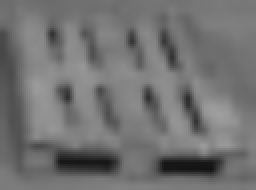
#> input picture test_images/europallet_9.png, 128 x 95 px (shown 2 times larger); its folder holds only this picture in this run
$ python test_pallet_classifier.py
#> lines starting #> are read from the running program, lines starting #| are printed output that depends on the picture
#> in display_test_images, frame is the input picture: shape (95, 128, 3); min 18, max 158, mean 113.6
import os

import cv2

pallet_cascade = cv2.CascadeClassifier()
pallet_cascade.load(cv2.samples.findFile('europallet/video_positives_classifier/cascade.xml'))


def detect(frame):
    # Apply filters before recognition, turn into gray and equalize hist
    frame_gray = cv2.cvtColor(frame, cv2.COLOR_BGR2GRAY)
    frame_gray = cv2.equalizeHist(frame_gray)
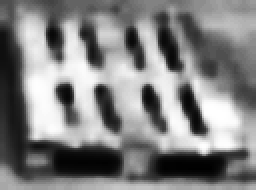
#> frame_gray: shape (95, 128) (shown 2 times larger); min 0, max 255, mean 129.5

    # Detect pallet
    pallets = pallet_cascade.detectMultiScale(frame_gray, 1.01)
#> pallets = ()
    return pallets


def detect_and_display(frame):
    pallets = detect(frame)
#> pallets = ()
    for (x, y, w, h) in pallets:
        center = (x + w // 2, y + h // 2)
        frame = cv2.ellipse(frame, center, (w // 2, h // 2), 0, 0, 360, (255, 0, 255), 4)
#> this loop made 0 passes
    cv2.imshow('Pallet detection', frame)
    cv2.waitKey(0)


def display_test_images():
    for filename in os.listdir('test_images'):
        filepath = f'test_images/{filename}'
        if os.path.isfile(filepath):
            frame = cv2.imread(filepath)
            detect_and_display(frame)


if __name__ == '__main__':
    display_test_images()

$ run again, on test_images/test_12.png
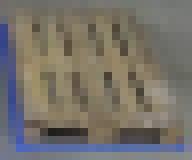
#> input picture test_images/test_12.png, 24 x 20 px (shown 8 times larger)
#> in display_test_images, frame is the input picture: shape (20, 24, 3); mean B, G, R 106.1, 113.8, 118.4
#> in detect, `frame_gray = cv2.cvtColor(frame, cv2.COLOR_BGR2GRAY)`:
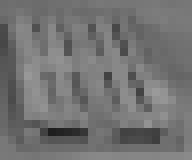
#> frame_gray: shape (20, 24) (shown 8 times larger); min 30, max 154, mean 114.3
#> in detect, `frame_gray = cv2.equalizeHist(frame_gray)`:
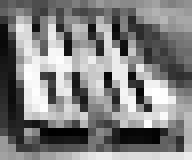
#> frame_gray: shape (20, 24) (shown 8 times larger); min 0, max 255, mean 129.8
#> in detect, `pallets = pallet_cascade.detectMultiScale(frame_gray, 1.01)`: pallets = ()

$ run again, on test_images/test_2.png
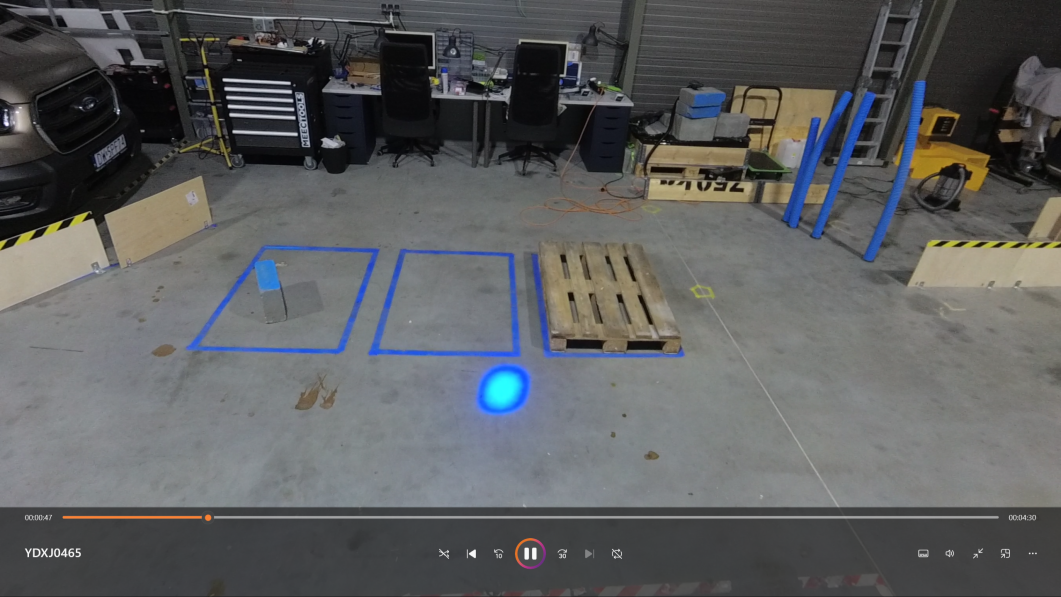
#> input picture test_images/test_2.png, 1061 x 597 px
#> in display_test_images, frame is the input picture: shape (597, 1061, 3); mean B, G, R 95.7, 94.6, 93.1
#> in detect, `frame_gray = cv2.cvtColor(frame, cv2.COLOR_BGR2GRAY)`:
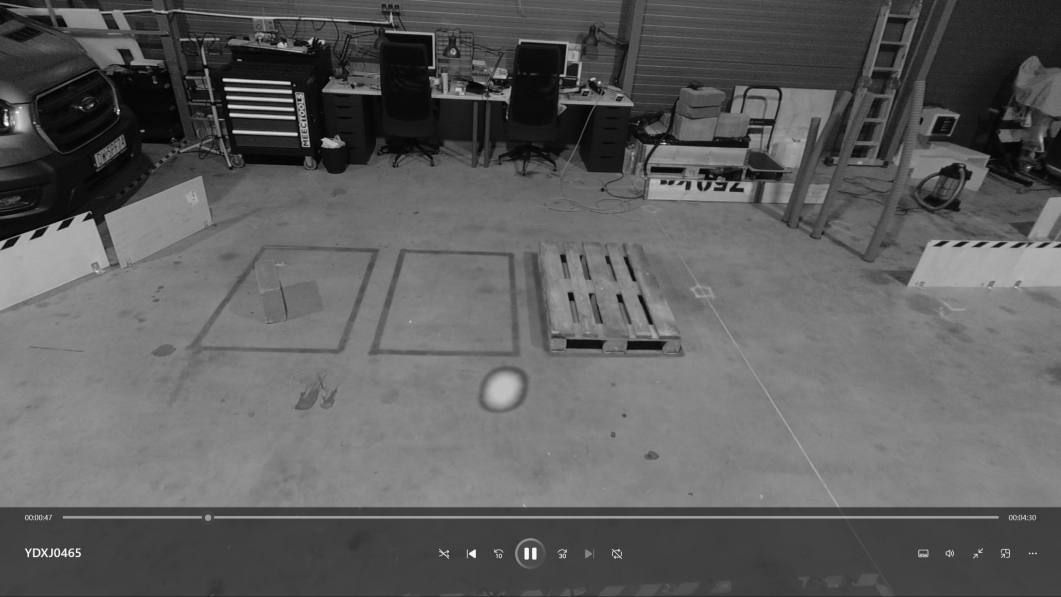
#> frame_gray: shape (597, 1061); min 2, max 249, mean 94.3
#> in detect, `frame_gray = cv2.equalizeHist(frame_gray)`:
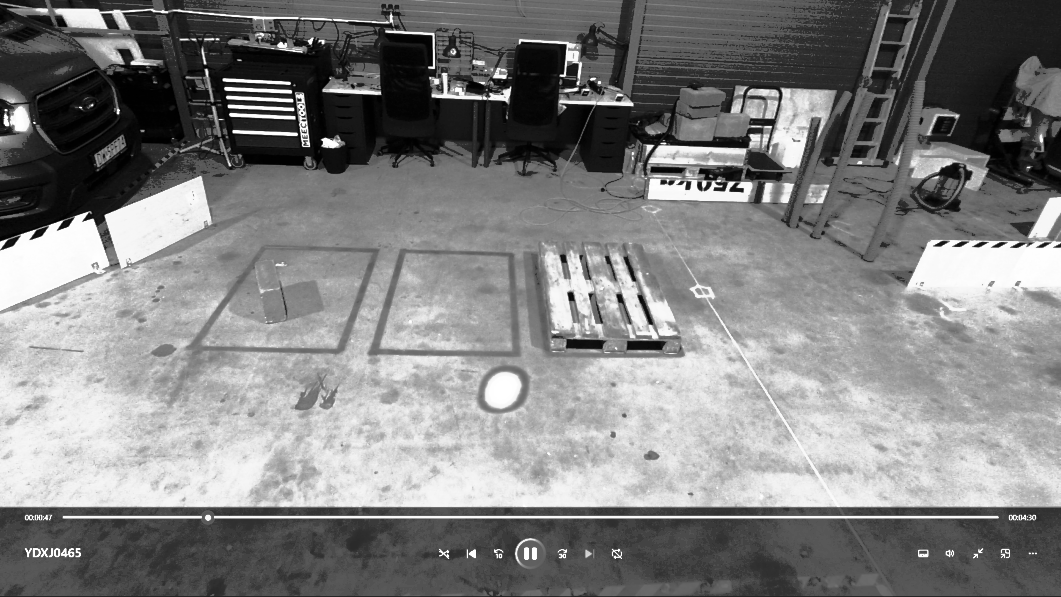
#> frame_gray: shape (597, 1061); min 0, max 255, mean 129.1
#> in detect, `pallets = pallet_cascade.detectMultiScale(frame_gray, 1.01)`: pallets = ()

$ run again, on test_images/test_3.png
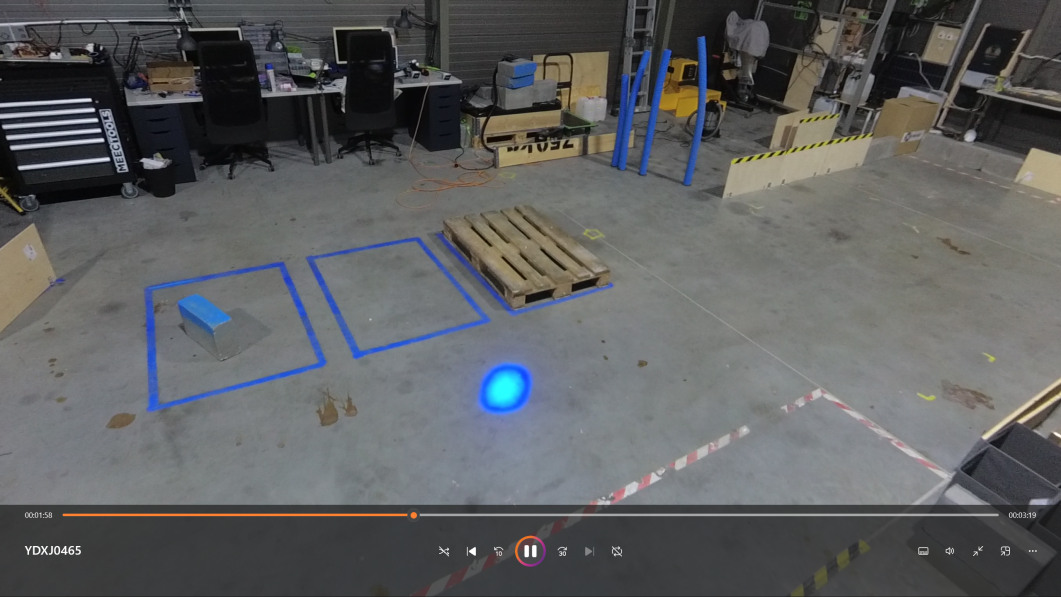
#> input picture test_images/test_3.png, 1061 x 597 px
#> in display_test_images, frame is the input picture: shape (597, 1061, 3); mean B, G, R 96.3, 95.2, 93.8
#> in detect, `frame_gray = cv2.equalizeHist(frame_gray)`:
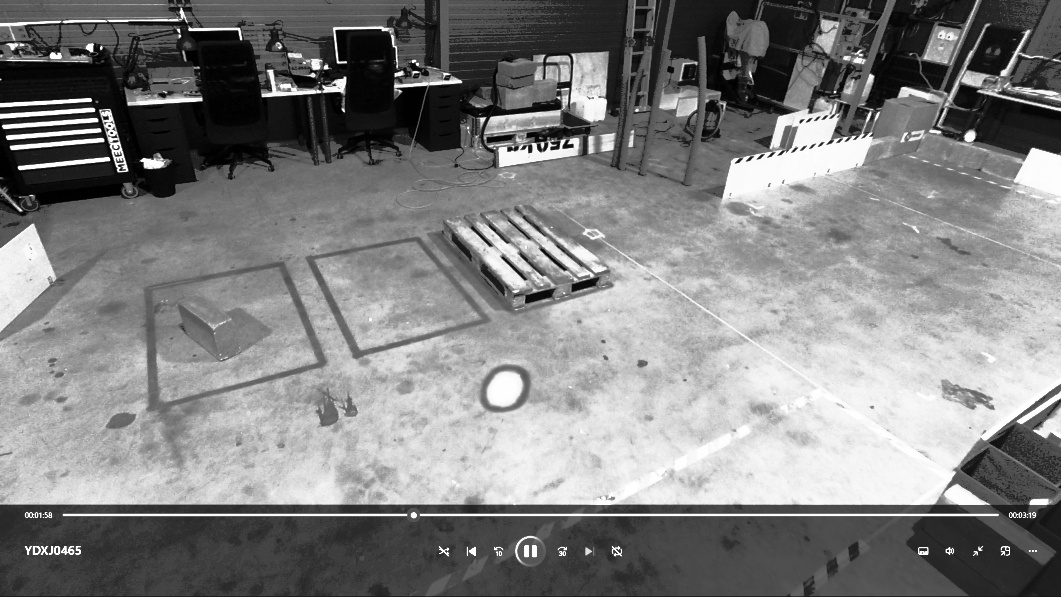
#> frame_gray: shape (597, 1061); min 0, max 255, mean 129
#> in detect, `pallets = pallet_cascade.detectMultiScale(frame_gray, 1.01)`: pallets = [[573, 215, 67, 39], [209, 309, 160, 94]]
#> the loop in detect_and_display, `for (x, y, w, h) in pallets:` made 2 passes
#> (x, y, w, h, center) on passes 1 to 2: (573, 215, 67, 39, (606, 234)), (209, 309, 160, 94, (289, 356))
#> pass 2, in detect_and_display, `frame = cv2.ellipse(frame, center, (w // 2, h // 2), 0, 0, 360, (255, ..`:
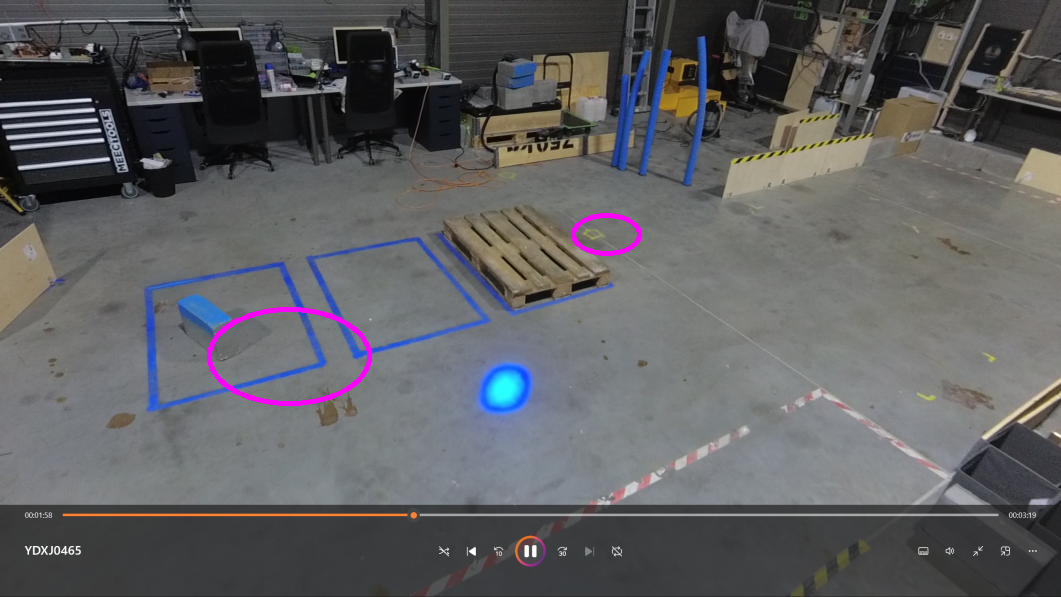
#> frame: shape (597, 1061, 3); mean B, G, R 96.9, 94.7, 94.5

$ run again, on test_images/test_1.png
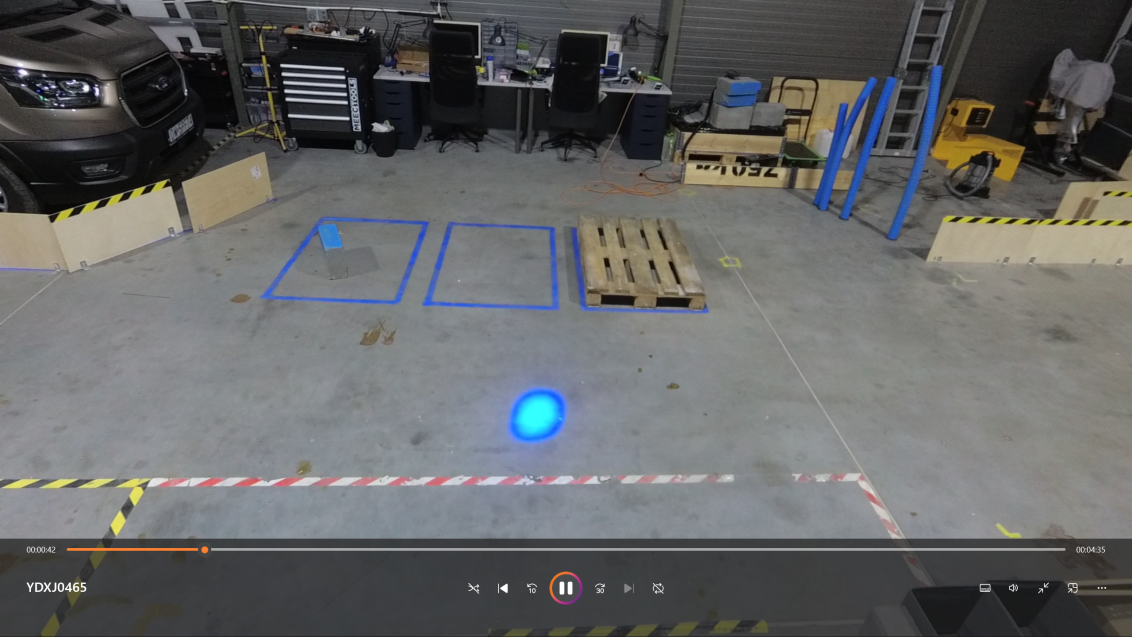
#> input picture test_images/test_1.png, 1132 x 637 px
#> in display_test_images, frame is the input picture: shape (637, 1132, 3); mean B, G, R 101.7, 101.5, 100.5
#> in detect, `frame_gray = cv2.cvtColor(frame, cv2.COLOR_BGR2GRAY)`:
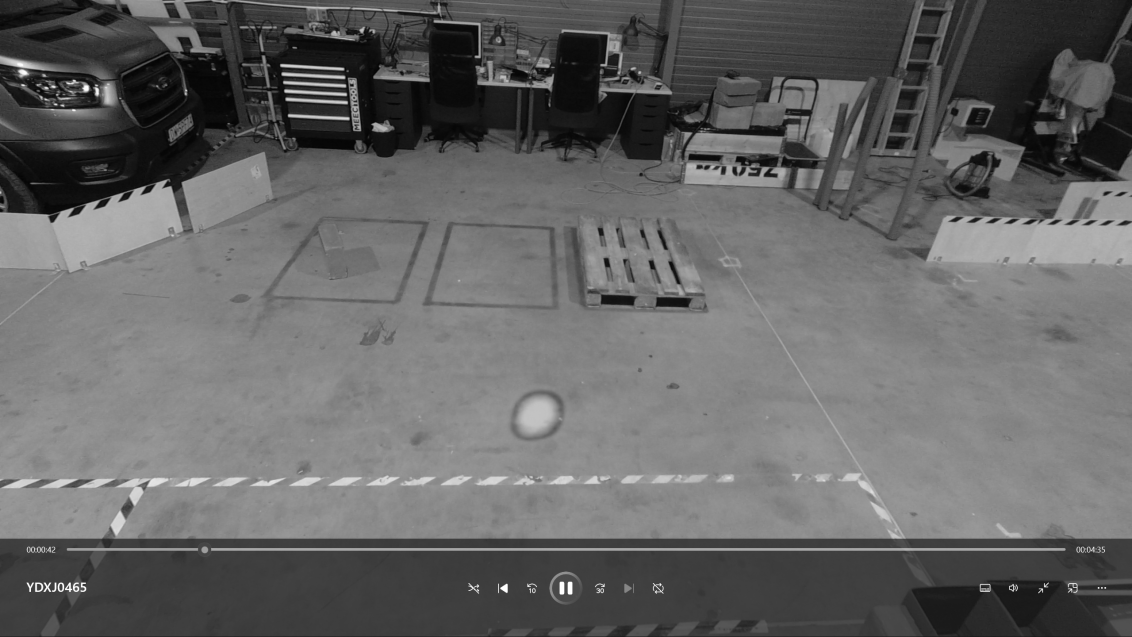
#> frame_gray: shape (637, 1132); min 4, max 255, mean 101.2
#> in detect, `frame_gray = cv2.equalizeHist(frame_gray)`:
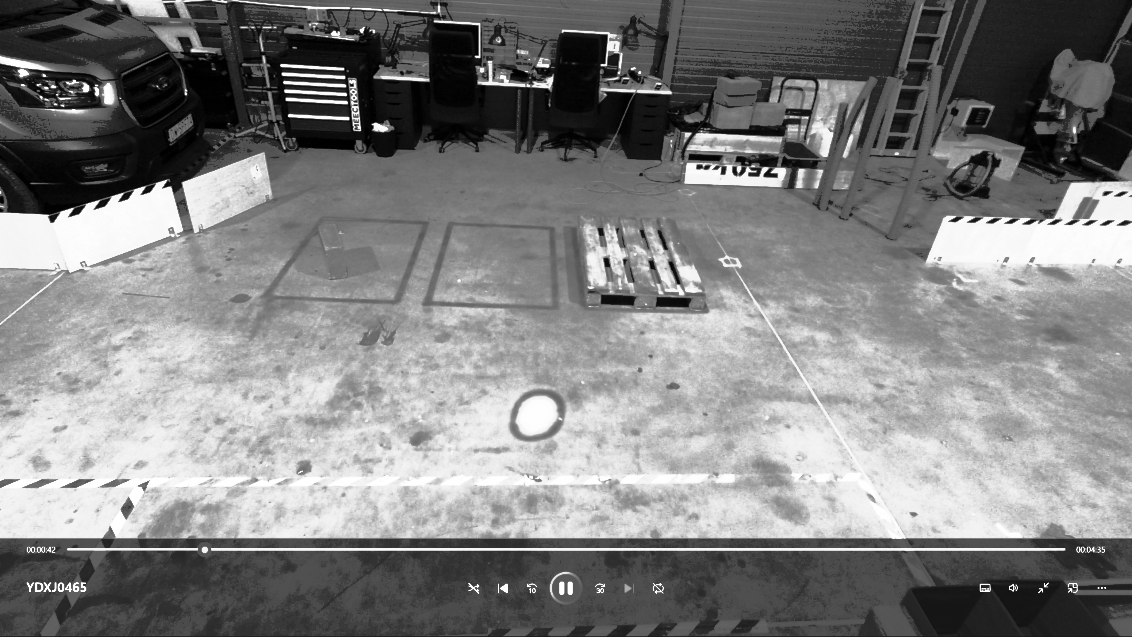
#> frame_gray: shape (637, 1132); min 0, max 255, mean 129.2
#> in detect, `pallets = pallet_cascade.detectMultiScale(frame_gray, 1.01)`: pallets = ()
